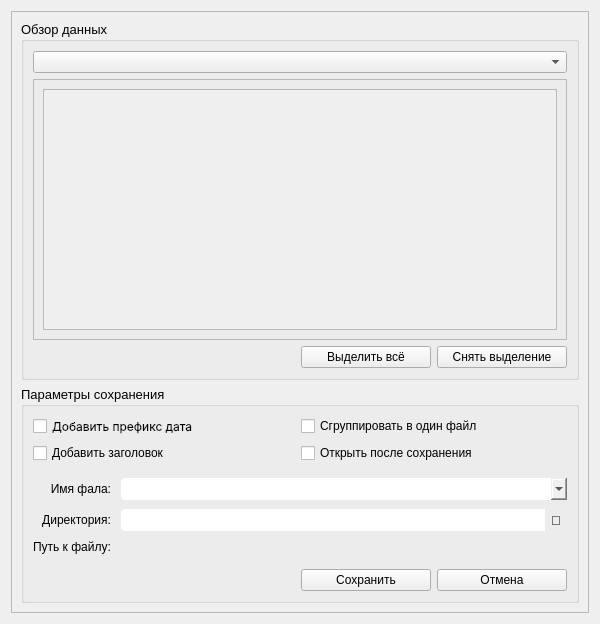
<?xml version="1.0" encoding="UTF-8"?>
<ui version="4.0">
 <class>Dialog</class>
 <widget class="QDialog" name="Dialog">
  <property name="geometry">
   <rect>
    <x>0</x>
    <y>0</y>
    <width>600</width>
    <height>624</height>
   </rect>
  </property>
  <property name="maximumSize">
   <size>
    <width>600</width>
    <height>16777215</height>
   </size>
  </property>
  <property name="windowTitle">
   <string>Dialog</string>
  </property>
  <property name="styleSheet">
   <string notr="true"/>
  </property>
  <layout class="QGridLayout" name="gridLayout">
   <item row="0" column="0">
    <widget class="QFrame" name="frame">
     <property name="frameShape">
      <enum>QFrame::StyledPanel</enum>
     </property>
     <property name="frameShadow">
      <enum>QFrame::Raised</enum>
     </property>
     <layout class="QGridLayout" name="gridLayout_6">
      <item row="1" column="0" colspan="3">
       <widget class="QGroupBox" name="groupBox_3">
        <property name="font">
         <font>
          <pointsize>10</pointsize>
         </font>
        </property>
        <property name="title">
         <string>Параметры сохранения</string>
        </property>
        <layout class="QGridLayout" name="gridLayout_4">
         <item row="2" column="0" colspan="2">
          <widget class="QCheckBox" name="header_checkBox">
           <property name="font">
            <font>
             <family>MS Shell Dlg 2</family>
             <pointsize>9</pointsize>
            </font>
           </property>
           <property name="text">
            <string>Добавить заголовок</string>
           </property>
          </widget>
         </item>
         <item row="0" column="0" colspan="2">
          <widget class="QCheckBox" name="data_time_checkBox">
           <property name="font">
            <font>
             <family>Inter</family>
             <pointsize>9</pointsize>
            </font>
           </property>
           <property name="text">
            <string>Добавить префикс дата</string>
           </property>
          </widget>
         </item>
         <item row="3" column="0" colspan="4">
          <layout class="QGridLayout" name="gridLayout_5">
           <property name="leftMargin">
            <number>0</number>
           </property>
           <property name="topMargin">
            <number>9</number>
           </property>
           <property name="rightMargin">
            <number>0</number>
           </property>
           <property name="bottomMargin">
            <number>9</number>
           </property>
           <property name="horizontalSpacing">
            <number>0</number>
           </property>
           <property name="verticalSpacing">
            <number>9</number>
           </property>
           <item row="3" column="0">
            <widget class="QLabel" name="label_2">
             <property name="font">
              <font>
               <pointsize>9</pointsize>
              </font>
             </property>
             <property name="text">
              <string>Директория:</string>
             </property>
             <property name="alignment">
              <set>Qt::AlignRight|Qt::AlignTrailing|Qt::AlignVCenter</set>
             </property>
            </widget>
           </item>
           <item row="4" column="0">
            <widget class="QLabel" name="filePath_comment_label">
             <property name="enabled">
              <bool>true</bool>
             </property>
             <property name="font">
              <font>
               <pointsize>9</pointsize>
              </font>
             </property>
             <property name="text">
              <string>Путь к файлу:</string>
             </property>
            </widget>
           </item>
           <item row="3" column="2" colspan="3">
            <widget class="QLineEdit" name="browser_lineEdit">
             <property name="minimumSize">
              <size>
               <width>0</width>
               <height>22</height>
              </size>
             </property>
             <property name="maximumSize">
              <size>
               <width>16777215</width>
               <height>22</height>
              </size>
             </property>
             <property name="styleSheet">
              <string notr="true">border-top-left-radius: 4px;
border-top-right-radius: 0px;

border-bottom-left-radius: 4px;
border-bottom-right-radius: 0px;	</string>
             </property>
            </widget>
           </item>
           <item row="0" column="4" rowspan="3" colspan="2">
            <widget class="QComboBox" name="file_type_comboBox">
             <property name="minimumSize">
              <size>
               <width>0</width>
               <height>22</height>
              </size>
             </property>
             <property name="maximumSize">
              <size>
               <width>16777215</width>
               <height>22</height>
              </size>
             </property>
             <property name="styleSheet">
              <string notr="true">border-top-left-radius: 0px;
border-top-right-radius: 4px;

border-bottom-left-radius: 0px;
border-bottom-right-radius: 4px;	</string>
             </property>
            </widget>
           </item>
           <item row="0" column="3" rowspan="3">
            <widget class="QLineEdit" name="name_lineEdit">
             <property name="minimumSize">
              <size>
               <width>0</width>
               <height>22</height>
              </size>
             </property>
             <property name="maximumSize">
              <size>
               <width>16777215</width>
               <height>22</height>
              </size>
             </property>
             <property name="styleSheet">
              <string notr="true">border-top-left-radius: 4px;
border-top-right-radius: 0px;

border-bottom-left-radius: 4px;
border-bottom-right-radius: 0px;	</string>
             </property>
            </widget>
           </item>
           <item row="0" column="0" rowspan="3">
            <widget class="QLabel" name="label">
             <property name="maximumSize">
              <size>
               <width>16777215</width>
               <height>22</height>
              </size>
             </property>
             <property name="font">
              <font>
               <pointsize>9</pointsize>
              </font>
             </property>
             <property name="text">
              <string>Имя фала:</string>
             </property>
             <property name="alignment">
              <set>Qt::AlignRight|Qt::AlignTrailing|Qt::AlignVCenter</set>
             </property>
            </widget>
           </item>
           <item row="3" column="5">
            <widget class="QPushButton" name="browser_pushButton">
             <property name="minimumSize">
              <size>
               <width>22</width>
               <height>22</height>
              </size>
             </property>
             <property name="maximumSize">
              <size>
               <width>22</width>
               <height>22</height>
              </size>
             </property>
             <property name="styleSheet">
              <string notr="true">border-top-left-radius: 0px;
border-top-right-radius: 4px;

border-bottom-left-radius: 0px;
border-bottom-right-radius: 4px;	</string>
             </property>
             <property name="text">
              <string>📁</string>
             </property>
            </widget>
           </item>
           <item row="4" column="3" colspan="3">
            <widget class="QLabel" name="file_path_label">
             <property name="font">
              <font>
               <pointsize>9</pointsize>
              </font>
             </property>
             <property name="text">
              <string/>
             </property>
             <property name="scaledContents">
              <bool>true</bool>
             </property>
             <property name="wordWrap">
              <bool>true</bool>
             </property>
            </widget>
           </item>
           <item row="0" column="1" rowspan="3">
            <spacer name="horizontalSpacer_2">
             <property name="orientation">
              <enum>Qt::Horizontal</enum>
             </property>
             <property name="sizeType">
              <enum>QSizePolicy::Minimum</enum>
             </property>
             <property name="sizeHint" stdset="0">
              <size>
               <width>10</width>
               <height>20</height>
              </size>
             </property>
            </spacer>
           </item>
          </layout>
         </item>
         <item row="5" column="3">
          <widget class="QPushButton" name="exit_pushButton">
           <property name="minimumSize">
            <size>
             <width>130</width>
             <height>22</height>
            </size>
           </property>
           <property name="maximumSize">
            <size>
             <width>130</width>
             <height>22</height>
            </size>
           </property>
           <property name="font">
            <font>
             <pointsize>9</pointsize>
            </font>
           </property>
           <property name="text">
            <string>Отмена</string>
           </property>
          </widget>
         </item>
         <item row="2" column="2" colspan="2">
          <widget class="QCheckBox" name="open_dir_checkBox">
           <property name="font">
            <font>
             <pointsize>9</pointsize>
            </font>
           </property>
           <property name="text">
            <string>Открыть после сохранения</string>
           </property>
          </widget>
         </item>
         <item row="5" column="2">
          <widget class="QPushButton" name="save_pushButton">
           <property name="minimumSize">
            <size>
             <width>130</width>
             <height>22</height>
            </size>
           </property>
           <property name="maximumSize">
            <size>
             <width>130</width>
             <height>22</height>
            </size>
           </property>
           <property name="font">
            <font>
             <pointsize>9</pointsize>
            </font>
           </property>
           <property name="text">
            <string>Сохранить</string>
           </property>
          </widget>
         </item>
         <item row="0" column="2" colspan="2">
          <widget class="QCheckBox" name="group_to_file_checkBox">
           <property name="font">
            <font>
             <pointsize>9</pointsize>
            </font>
           </property>
           <property name="text">
            <string>Сгруппировать в один файл</string>
           </property>
          </widget>
         </item>
        </layout>
       </widget>
      </item>
      <item row="0" column="0" colspan="3">
       <widget class="QGroupBox" name="groupBox">
        <property name="font">
         <font>
          <pointsize>10</pointsize>
         </font>
        </property>
        <property name="title">
         <string>Обзор данных</string>
        </property>
        <layout class="QGridLayout" name="gridLayout_3">
         <item row="0" column="0" colspan="3">
          <widget class="QComboBox" name="data_comboBox">
           <property name="minimumSize">
            <size>
             <width>0</width>
             <height>22</height>
            </size>
           </property>
           <property name="maximumSize">
            <size>
             <width>16777215</width>
             <height>22</height>
            </size>
           </property>
           <property name="font">
            <font>
             <pointsize>9</pointsize>
            </font>
           </property>
          </widget>
         </item>
         <item row="2" column="1">
          <widget class="QPushButton" name="select_all_pushButton">
           <property name="minimumSize">
            <size>
             <width>130</width>
             <height>22</height>
            </size>
           </property>
           <property name="maximumSize">
            <size>
             <width>130</width>
             <height>22</height>
            </size>
           </property>
           <property name="font">
            <font>
             <pointsize>9</pointsize>
            </font>
           </property>
           <property name="text">
            <string>Выделить всё</string>
           </property>
          </widget>
         </item>
         <item row="2" column="2">
          <widget class="QPushButton" name="clear_selection_pushButton">
           <property name="minimumSize">
            <size>
             <width>130</width>
             <height>22</height>
            </size>
           </property>
           <property name="maximumSize">
            <size>
             <width>130</width>
             <height>22</height>
            </size>
           </property>
           <property name="font">
            <font>
             <pointsize>9</pointsize>
            </font>
           </property>
           <property name="text">
            <string>Снять выделение</string>
           </property>
          </widget>
         </item>
         <item row="2" column="0">
          <spacer name="horizontalSpacer_3">
           <property name="orientation">
            <enum>Qt::Horizontal</enum>
           </property>
           <property name="sizeHint" stdset="0">
            <size>
             <width>40</width>
             <height>20</height>
            </size>
           </property>
          </spacer>
         </item>
         <item row="1" column="0" colspan="3">
          <widget class="QFrame" name="frame_2">
           <property name="frameShape">
            <enum>QFrame::StyledPanel</enum>
           </property>
           <property name="frameShadow">
            <enum>QFrame::Raised</enum>
           </property>
           <layout class="QGridLayout" name="gridLayout_2">
            <item row="0" column="0">
             <widget class="QScrollArea" name="scrollArea">
              <property name="widgetResizable">
               <bool>true</bool>
              </property>
              <widget class="QWidget" name="scrollAreaWidgetContents">
               <property name="geometry">
                <rect>
                 <x>0</x>
                 <y>0</y>
                 <width>516</width>
                 <height>241</height>
                </rect>
               </property>
              </widget>
             </widget>
            </item>
           </layout>
          </widget>
         </item>
        </layout>
       </widget>
      </item>
     </layout>
    </widget>
   </item>
  </layout>
 </widget>
 <resources/>
 <connections/>
</ui>
